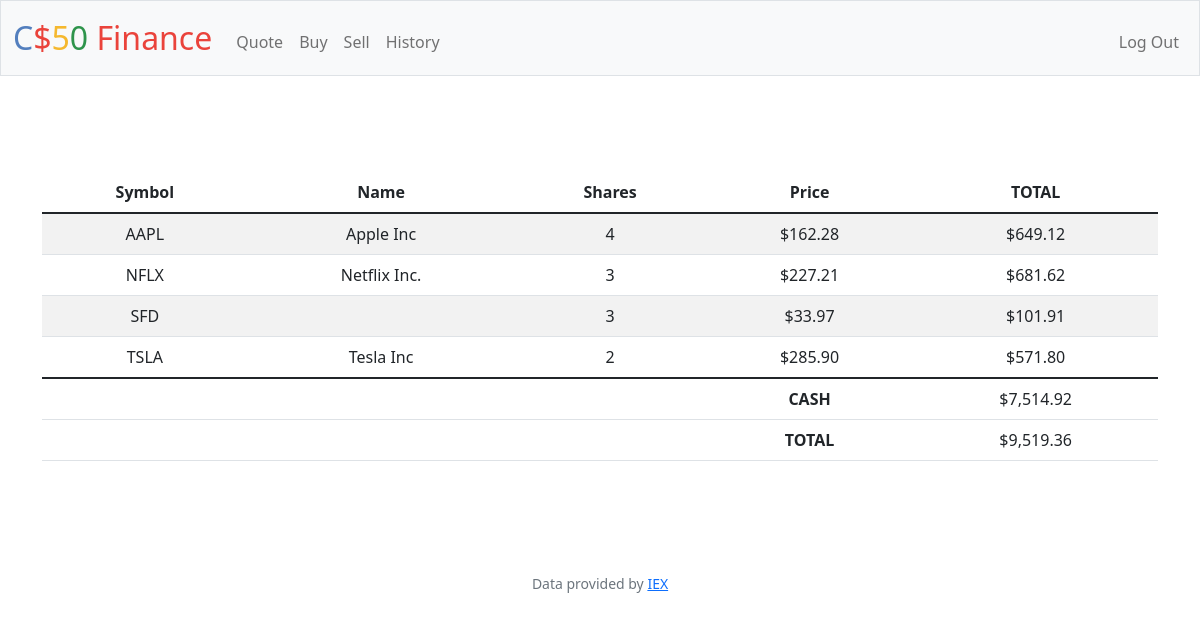
Screenshot of / (signed in) with the database file from the repository.
### tables this page shows
CREATE TABLE transactions (
    id INTEGER PRIMARY KEY AUTOINCREMENT,
    user_id INTEGER NOT NULL,
    name TEXT NOT NULL,
    shares INTEGER NOT NULL,
    type TEXT NOT NULL,
    price NUMERIC NOT NULL,
    symbol TEXT NOT NULL,
    time TIMESTAMP DEFAULT CURRENT_TIMESTAMP,
    FOREIGN KEY(user_id) REFERENCES users(id)
    );

CREATE TABLE users (id INTEGER PRIMARY KEY AUTOINCREMENT NOT NULL, username TEXT NOT NULL, hash TEXT NOT NULL, cash NUMERIC NOT NULL DEFAULT 10000.00);

### app.py (the view)
@app.route("/")
@login_required
def index():
    user_id = session["user_id"]
    cash = db.execute("SELECT cash FROM users WHERE id = ?", user_id)[0]["cash"]
    stocks = db.execute(
        "SELECT symbol, price, name, SUM(shares) as shares FROM transactions WHERE user_id = ? GROUP BY symbol", user_id)
    total = cash
    for stock in stocks:
        total += stock["shares"] * stock["price"]
    return render_template("index.html", cash=cash, stocks=stocks, total=total, usd=usd)

### app.py (called while the page is built)
@app.after_request
def after_request(response):
    response.headers["Cache-Control"] = "no-cache, no-store, must-revalidate"
    response.headers["Expires"] = 0
    response.headers["Pragma"] = "no-cache"
    return response

### helpers.py (called while the page is built)
def login_required(f):
    @wraps(f)
    def decorated_function(*args, **kwargs):
        if session.get("user_id") is None:
            return redirect("/login")
        return f(*args, **kwargs)
    return decorated_function

def usd(value):
    return f"${value:,.2f}"

### templates/index.html (shortened to what this page needs)
{% extends "layout.html" %}
{% block main %}
    <div>
        <main class="container py-5 text-center">
            <table class="table table-striped">
                <thead>
                    <tr>
                        <th>Symbol</th>
                        <th>Name</th>
                        <th>Shares</th>
                        <th>Price</th>
                        <th>TOTAL</th>
                    </tr>
                </thead>
                <tbody>
                    {% for stock in stocks %}
                    <tr>
                        <td>{{ stock["symbol"] }}</td>
                        <td>{{ stock["name"] }}</td>
                        <td>{{ stock["shares"] }}</td>
                        <td>{{ usd(stock["price"]) }}</td>
                        <td>{{ usd(stock["shares"] * stock["price"]) }}</td>
                    </tr>
                    {% endfor %}
                </tbody>
                <tfoot>
                    <tr>
                        <td></td>
                        <td></td>
                        <td></td>
                        <td><b>CASH</b></td>
                        <td>{{ usd(cash) }}</td>
                    </tr>
                    <tr>
                        <td></td>
                        <td></td>
                        <td></td>
                        <td><b>TOTAL</b></td>
                        <td>{{ usd(total) }}</td>
                    </tr>
                </tfoot>
            </table>
        </main>
    </div>
{% endblock %}

### rows the page displays
transactions: symbol "AAPL", name "Apple Inc", shares "4", price "$162.28", shares "$649.12"
transactions: symbol "NFLX", name "Netflix Inc.", shares "3", price "$227.21", shares "$681.62"
transactions: symbol "SFD", shares "3", price "$33.97", shares "$101.91"
transactions: symbol "TSLA", name "Tesla Inc", shares "2", price "$285.90", shares "$571.80"
users: cash "$7,514.92"

### other values shown
{{ usd(total) }} "$9,519.36"
